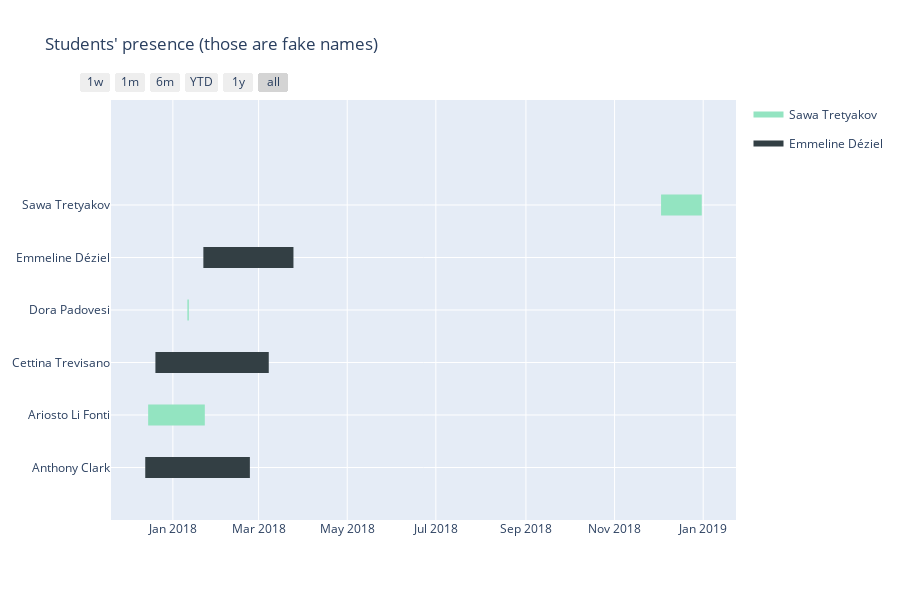

The notebook cell saved with this chart:
### Markdown cell above
# Gantt

### Code cell
import pandas as pd
from plotly.offline import init_notebook_mode, iplot
from plotly.graph_objs import *
init_notebook_mode(connected=True)  # initiate notebook for offline plot
import plotly.figure_factory as ff

df_gantt2 =pd.DataFrame([
{'Task': 'Anthony Clark', 'Start': '2017-12-13', 'Finish': '2018-02-23'},
{'Task': 'Ariosto Li Fonti', 'Start': '2017-12-15', 'Finish': '2018-01-23'},
{'Task': 'Cettina Trevisano', 'Start': '2017-12-20', 'Finish': '2018-03-08'},
{'Task': 'Dora Padovesi', 'Start': '2018-01-11', 'Finish': '2018-01-12'},
{'Task': 'Emmeline Déziel', 'Start': '2018-01-22', 'Finish': '2018-03-25'},
{'Task': 'Sawa Tretyakov', 'Start': '2018-12-03', 'Finish': '2018-12-31'},])

fig = ff.create_gantt(df_gantt2, colors=['#333F44', '#93e4c1'],title='Students\' presence (those are fake names)',show_colorbar=True, bar_width=0.2, showgrid_x=True, showgrid_y=True)
iplot(fig,filename = 'students-presence-gantt')
# fig.write_html('./gantt.html')

### Figure 1 — Plotly figure (JSON) as saved in the notebook; plotly's stock layout.template omitted (floating-point values rounded to 4 significant figures)
{"data": [{"fill": "toself", "fillcolor": "rgb(147, 228, 193)", "hoverinfo": "name", "legendgroup": "rgb(147, 228, 193)", "mode": "none", "name": "Sawa Tretyakov", "type": "scatter", "x": ["2017-12-15", "2018-01-23", "2018-01-23", "2017-12-15", "2017-12-15", "2018-01-11", "2018-01-12", "2018-01-12", "2018-01-11", "2018-01-11", "2018-12-03", "2018-12-31", "2018-12-31", "2018-12-03"], "y": [0.8, 0.8, 1.2, 1.2, null, 2.8, 2.8, 3.2, 3.2, null, 4.8, 4.8, 5.2, 5.2]}, {"fill": "toself", "fillcolor": "rgb(51, 63, 68)", "hoverinfo": "name", "legendgroup": "rgb(51, 63, 68)", "mode": "none", "name": "Emmeline Déziel", "type": "scatter", "x": ["2017-12-13", "2018-02-23", "2018-02-23", "2017-12-13", "2017-12-13", "2017-12-20", "2018-03-08", "2018-03-08", "2017-12-20", "2017-12-20", "2018-01-22", "2018-03-25", "2018-03-25", "2018-01-22"], "y": [-0.2, -0.2, 0.2, 0.2, null, 1.8, 1.8, 2.2, 2.2, null, 3.8, 3.8, 4.2, 4.2]}, {"legendgroup": "rgb(147, 228, 193)", "marker": {"color": "rgb(147, 228, 193)", "opacity": 0, "size": 1}, "mode": "markers", "name": "", "showlegend": false, "text": [null, null, null, null, null, null], "type": "scatter", "x": ["2017-12-15", "2018-01-23", "2018-01-11", "2018-01-12", "2018-12-03", "2018-12-31"], "y": [1, 1, 3, 3, 5, 5]}, {"legendgroup": "rgb(51, 63, 68)", "marker": {"color": "rgb(51, 63, 68)", "opacity": 0, "size": 1}, "mode": "markers", "name": "", "showlegend": false, "text": [null, null, null, null, null, null], "type": "scatter", "x": ["2017-12-13", "2018-02-23", "2017-12-20", "2018-03-08", "2018-01-22", "2018-03-25"], "y": [0, 0, 2, 2, 4, 4]}], "layout": {"height": 600, "hovermode": "closest", "showlegend": true, "title": {"text": "Students' presence (those are fake names)"}, "xaxis": {"rangeselector": {"buttons": [{"count": 7, "label": "1w", "step": "day", "stepmode": "backward"}, {"count": 1, "label": "1m", "step": "month", "stepmode": "backward"}, {"count": 6, "label": "6m", "step": "month", "stepmode": "backward"}, {"count": 1, "label": "YTD", "step": "year", "stepmode": "todate"}, {"count": 1, "label": "1y", "step": "year", "stepmode": "backward"}, {"step": "all"}]}, "showgrid": true, "type": "date", "zeroline": false}, "yaxis": {"autorange": false, "range": [-1, 7], "showgrid": true, "ticktext": ["Anthony Clark", "Ariosto Li Fonti", "Cettina Trevisano", "Dora Padovesi", "Emmeline Déziel", "Sawa Tretyakov"], "tickvals": [0, 1, 2, 3, 4, 5], "zeroline": false}}}
